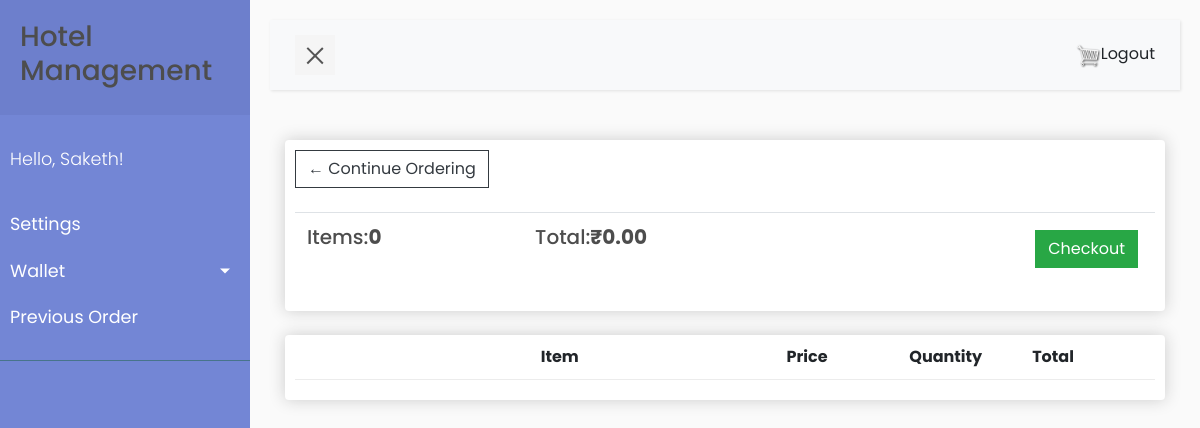
Screenshot of /cart/ (signed in) with the database file from the repository.
### accounts/models.py (models this page shows)
class CustomUser(AbstractUser):
    name = models.CharField(max_length=50,null=True,blank=True)
    email = models.EmailField(unique=True)
    Gender = models.CharField(max_length=6, choices=GENDER_CHOICES,default='Male')
    Birthday = models.DateTimeField(null=True,blank=True)
    phone_regex = RegexValidator(regex=r'^\+?1?\d{9,15}$',
                                 message="Phone number must be entered in the format: '+999999999'. Up to 15 digits "
                                         "allowed.")
    phone_number = models.CharField(validators=[phone_regex], max_length=17, blank=True)  # validators should be a list
    profile_pic = models.ImageField(default="default.png",null=True, blank=True)
    proof = models.ImageField(default="default_proof.JPG",blank=True,null=True)
    address1 = models.CharField(max_length=100, blank=True, null=True)
    address2 = models.CharField(max_length=100, blank=True, null=True)
    pin_code = models.CharField(max_length=12, blank=True, null=True)
    city = models.CharField(max_length=20, blank=True, null=True)
    country = models.CharField(max_length=12, blank=True, null=True)

### Restaurant/models.py (models this page shows, shortened)
class Order(models.Model):
    customer = models.ForeignKey(Customer, on_delete=models.SET_NULL, blank=True, null=True)
    complete = models.BooleanField(default=False)
    amount = models.IntegerField(default=0)
    payment_id = models.CharField(max_length=100, blank=False, default="due payment")
    order_id = models.CharField(max_length=100, blank=False)
    paidto_wallet = models.BooleanField(default=False)
    paid = models.BooleanField(default=False)
    @property
    def get_cart_total(self):
        orderitems = self.orderitem_set.all()
        total = sum([item.get_total for item in orderitems])
        return total
    @property
    def get_cart_items(self):
        orderitems = self.orderitem_set.all()
        total = sum([item.quantity for item in orderitems])
        return total

### Restaurant/views.py (the view)
# urls.py: path('cart/', views.cart, name="cart"),
def cart(request):
    if request.user.is_authenticated:
        customer = request.user
        order, created = Order.objects.get_or_create(customer=customer, complete=False)
        items = order.orderitem_set.all()
        cartItems = order.get_cart_items
        print(items)
    else:
        items = []
        order = {'get_cart_total': 0, 'get_cart_items': 0}
        cartItems = order['get_cart_items']
    context = {'items': items, 'order': order, 'cartItems': cartItems}
    return render(request, 'Restaurant/cart.html', context)

### Restaurant/templates/Restaurant/cart.html (shortened to what this page needs)
{% extends 'Restaurant/main.html' %}
{% load static %}
{% block content %}
<div class="row">
    <div class="col-lg-12">
        <div class="box-element">
            <a class="btn btn-outline-dark" href="{% url 'food' %}">&#x2190; Continue Ordering</a>
            <br>
            <br>
            <table class="table">
                <tr>
                    <th><h5>Items:<strong>{{order.get_cart_items}}</strong></h5></th>
                    <th><h5>Total:<strong>₹{{order.get_cart_total|floatformat:2}}</strong></h5></th>
                    <th>
                        <a style="float:right;margin:5px" class="btn btn-success" href="{% url 'checkout' %}">Checkout</a>
                    </th>
                </tr>
            </table>
        </div>
        <br>
        <div class="box-element">
            <div class="cart-row">
                <div style="flex:2"></div>
                 <div style="flex:2"><strong>Item</strong></div>
                <div style="flex:1"><strong>Price</strong></div>
                <div style="flex:1"><strong>Quantity</strong></div>
                <div style="flex:1"><strong>Total</strong></div>
            </div>
        </div>
    </div>
</div>
{% endblock content %}

### Restaurant/templates/Restaurant/main.html (shortened to what this page needs)
<!DOCTYPE html>
{% load static %}
<html>
<head>
    <link rel="stylesheet" href="https://stackpath.bootstrapcdn.com/bootstrap/4.4.1/css/bootstrap.min.css"
>
    <link rel="stylesheet" type="text/css" href="{% static 'css/main.css' %}">
    <link rel="stylesheet" type="text/css" href="{% static 'css/style5.css' %}">
</head>
<div class="wrapper">
    <nav id="sidebar">
        <div class="sidebar-header">
            <h3><a href="{% url 'food' %}">Hotel Management</a></h3>
        </div>
        <ul class="list-unstyled components">
            <p>Hello, {{ request.user | title }}!</p>
            <li class="active">
                <span><a class="hello-msg" href="{% url 'settings' %}">Settings</a></span>
            </li>
            <li>
                <a href="#pageSubmenu" data-toggle="collapse" aria-expanded="false" class="dropdown-toggle">Wallet</a>
            </li>
            <li>
                <a href="{% url 'prev_orders' %}">Previous Order <span class="sr-only">(current)</span></a>
            </li>
        </ul>
    </nav>
    <div id="content">
        <nav class="navbar navbar-expand-lg navbar-light bg-light">
            <div class="container-fluid">
                <button type="button" id="sidebarCollapse" class="navbar-btn">
                    <span></span>
                </button>
                <div class="collapse navbar-collapse" id="navbarSupportedContent">
                    <ul class="nav navbar-nav ml-auto">
                        <li class="nav-item">
                            <a href="{% url 'cart' %}">
                                <img id="cart-icon" src="{% static 'images/cart.png' %}">
                            </a>
                        </li>
                    <li class="nav-item">
                            <span><a href="{% url 'logout_page' %}">Logout</a></span>
                        </li>
                    </ul>
                </div>
            </div>
        </nav>
        <div class="container">
            {% block content %}
            {% endblock content %}
        </div>
    </div>
</div>
</html>

### static/css/main.css (style rules this page uses)
h1,h2,h3,h4,h5,h6 { color:hsl(0, 0%, 30%); }
.box-element { box-shadow:hsl(0, 0%, 80%) 0 0 16px; background-color: #fff; border-radius: 4px; padding: 10px; }
#cart-icon { width:25px; display: inline-block; margin-left: 15px; }
.col-lg-4, .col-lg-6, .col-lg-8, .col-lg-12 { margin-top: 10px; }
.btn { border-radius: 0; }
.cart-row { display: flex; align-items: flex-stretch; padding-bottom: 10px; margin-bottom: 10px; border-bottom: 1px solid #ececec; }

### static/css/style5.css (style rules this page uses)
p { font-family: 'Poppins', sans-serif; font-size: 1.1em; font-weight: 300; line-height: 1.7em; color: #999; }
a, a:hover, a:focus { color: inherit; text-decoration: none; transition: all 0.3s; }
.navbar { padding: 15px 10px; background: #fff; border: none; border-radius: 0; margin-bottom: 40px; box-shadow: 1px 1px 3px rgba(0, 0, 0, 0.1); }
.navbar-btn { box-shadow: none; outline: none !important; border: none; }
.wrapper { display: flex; width: 100%; align-items: stretch; perspective: 1500px; }
#sidebar { min-width: 250px; max-width: 250px; background: #7386D5; color: #fff; transition: all 0.6s cubic-bezier(0.945, 0.020, 0.270, 0.665); transform-origin: bottom left; }
#sidebar .sidebar-header { padding: 20px; background: #6d7fcc; }
#sidebar ul.components { padding: 20px 0; border-bottom: 1px solid #47748b; }
#sidebar ul p { color: #fff; padding: 10px; }
#sidebar ul li a { padding: 10px; font-size: 1.1em; display: block; }
a[data-toggle="collapse"] { position: relative; }
.dropdown-toggle::after { display: block; position: absolute; top: 50%; right: 20px; transform: translateY(-50%); }
#content { width: 100%; padding: 20px; min-height: 100vh; transition: all 0.3s; }
#sidebarCollapse { width: 40px; height: 40px; background: #f5f5f5; cursor: pointer; }
#sidebarCollapse span { width: 80%; height: 2px; margin: 0 auto; display: block; background: #555; transition: all 0.8s cubic-bezier(0.810, -0.330, 0.345, 1.375); transition-delay: 0.2s; }
#sidebarCollapse span:last-of-type { transform: rotate(-45deg) translate(1px, -1px); }

### Restaurant/templates/Restaurant/main.html (style rules this page uses)
.hello-msg { font-size: 18px; color: #fff; margin-right: 20px; }

### rows the page displays
CustomUser: user "Saketh"
Order: get_cart_items "0", get_cart_total "0.00"
